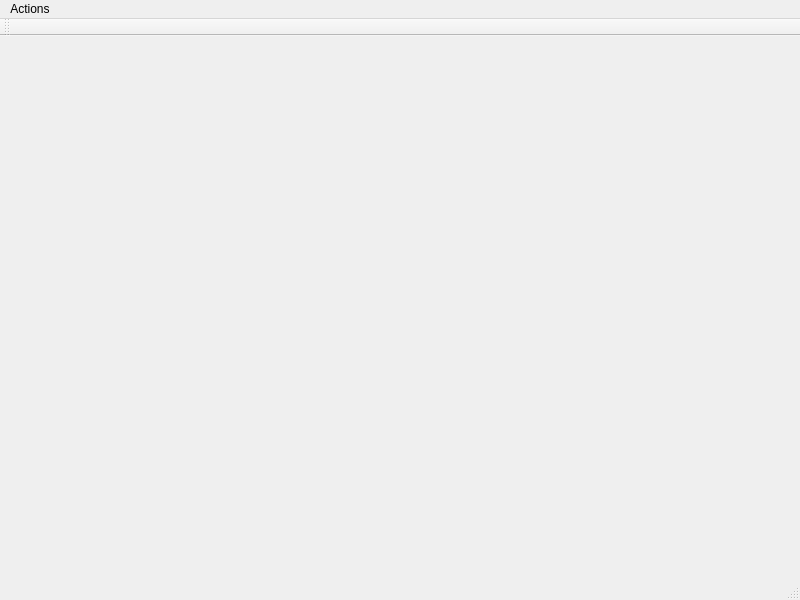
<?xml version="1.0" encoding="UTF-8"?>
<ui version="4.0">
 <class>MainWindow</class>
 <widget class="QMainWindow" name="MainWindow">
  <property name="geometry">
   <rect>
    <x>0</x>
    <y>0</y>
    <width>800</width>
    <height>600</height>
   </rect>
  </property>
  <property name="windowTitle">
   <string>MainWindow</string>
  </property>
  <widget class="QWidget" name="centralWidget"/>
  <widget class="QMenuBar" name="menuBar">
   <property name="geometry">
    <rect>
     <x>0</x>
     <y>0</y>
     <width>800</width>
     <height>25</height>
    </rect>
   </property>
   <widget class="QMenu" name="menuActions">
    <property name="title">
     <string>Actions</string>
    </property>
    <addaction name="actionLive_capture"/>
    <addaction name="actionPacket_forging"/>
    <addaction name="separator"/>
    <addaction name="actionLoad_from_file"/>
    <addaction name="actionSave_to_file"/>
    <addaction name="separator"/>
    <addaction name="actionExit"/>
   </widget>
   <addaction name="menuActions"/>
  </widget>
  <widget class="QToolBar" name="mainToolBar">
   <attribute name="toolBarArea">
    <enum>TopToolBarArea</enum>
   </attribute>
   <attribute name="toolBarBreak">
    <bool>false</bool>
   </attribute>
  </widget>
  <widget class="QStatusBar" name="statusBar"/>
  <action name="actionLive_capture">
   <property name="text">
    <string>Live capture</string>
   </property>
  </action>
  <action name="actionLoad_from_file">
   <property name="text">
    <string>Load from file</string>
   </property>
  </action>
  <action name="actionSave_to_file">
   <property name="text">
    <string>Save to file</string>
   </property>
  </action>
  <action name="actionPacket_forging">
   <property name="text">
    <string>Packet forging</string>
   </property>
  </action>
  <action name="actionExit">
   <property name="text">
    <string>Exit</string>
   </property>
  </action>
  <action name="actionStop_live_capture">
   <property name="enabled">
    <bool>false</bool>
   </property>
   <property name="text">
    <string>Stop live capture</string>
   </property>
   <property name="visible">
    <bool>true</bool>
   </property>
  </action>
 </widget>
 <layoutdefault spacing="6" margin="11"/>
 <resources/>
 <connections/>
</ui>
